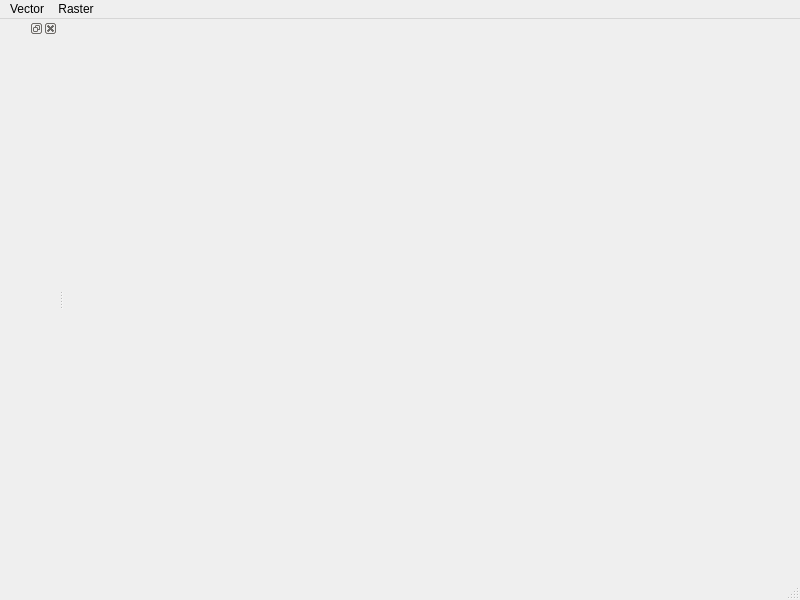
<?xml version="1.0" encoding="UTF-8"?>
<ui version="4.0">
 <class>MainWindow</class>
 <widget class="QMainWindow" name="MainWindow">
  <property name="geometry">
   <rect>
    <x>0</x>
    <y>0</y>
    <width>800</width>
    <height>600</height>
   </rect>
  </property>
  <property name="windowTitle">
   <string>MainWindow</string>
  </property>
  <property name="windowIcon">
   <iconset resource="../resources/res.qrc">
    <normaloff>:/ico/qgis.ico</normaloff>:/ico/qgis.ico</iconset>
  </property>
  <widget class="QWidget" name="centralwidget">
   <layout class="QVBoxLayout" name="verticalLayout">
    <item>
     <widget class="QWidget" name="mapcanvasWidget" native="true"/>
    </item>
   </layout>
  </widget>
  <widget class="QMenuBar" name="menubar">
   <property name="geometry">
    <rect>
     <x>0</x>
     <y>0</y>
     <width>800</width>
     <height>23</height>
    </rect>
   </property>
   <widget class="QMenu" name="menuVector_Layers">
    <property name="title">
     <string>Vector</string>
    </property>
    <widget class="QMenu" name="menuGDAL">
     <property name="title">
      <string>GDAL</string>
     </property>
     <addaction name="actionShapefile"/>
     <addaction name="actiondxf"/>
     <addaction name="actiongeopackage"/>
    </widget>
    <addaction name="actionQgisInterface"/>
    <addaction name="menuGDAL"/>
    <addaction name="actionpostgis"/>
    <addaction name="actioncsv"/>
    <addaction name="actiongpx"/>
    <addaction name="actionSpatiaLite"/>
    <addaction name="actionMySQL"/>
    <addaction name="actionQFS"/>
   </widget>
   <widget class="QMenu" name="menuRaster">
    <property name="title">
     <string>Raster</string>
    </property>
    <addaction name="actionTif"/>
    <addaction name="actionGeopackage"/>
    <addaction name="actionPostGIS"/>
    <addaction name="actionWCS"/>
   </widget>
   <addaction name="menuVector_Layers"/>
   <addaction name="menuRaster"/>
  </widget>
  <widget class="QStatusBar" name="statusbar"/>
  <widget class="QDockWidget" name="dockWidget">
   <attribute name="dockWidgetArea">
    <number>1</number>
   </attribute>
   <widget class="QWidget" name="layerTreeDockWidget"/>
  </widget>
  <action name="actionQgisInterface">
   <property name="text">
    <string>QgisInterface</string>
   </property>
  </action>
  <action name="actionpostgis">
   <property name="text">
    <string>PostGIS</string>
   </property>
  </action>
  <action name="actioncsv">
   <property name="text">
    <string>CSV</string>
   </property>
  </action>
  <action name="actiongpx">
   <property name="text">
    <string>GPX</string>
   </property>
  </action>
  <action name="actionSpatiaLite">
   <property name="text">
    <string>SpatiaLite</string>
   </property>
  </action>
  <action name="actionShapefile">
   <property name="text">
    <string>shapefile</string>
   </property>
  </action>
  <action name="actiondxf">
   <property name="text">
    <string>dxf</string>
   </property>
  </action>
  <action name="actiongeopackage">
   <property name="text">
    <string>geopackage</string>
   </property>
  </action>
  <action name="actionMySQL">
   <property name="text">
    <string>MySQL</string>
   </property>
  </action>
  <action name="actionQFS">
   <property name="text">
    <string>WFS</string>
   </property>
  </action>
  <action name="actionTif">
   <property name="text">
    <string>Tiff</string>
   </property>
  </action>
  <action name="actionGeopackage">
   <property name="text">
    <string>Geopackage</string>
   </property>
  </action>
  <action name="actionPostGIS">
   <property name="text">
    <string>PostGIS</string>
   </property>
  </action>
  <action name="actionWCS">
   <property name="text">
    <string>WCS</string>
   </property>
  </action>
 </widget>
 <resources>
  <include location="../resources/res.qrc"/>
 </resources>
 <connections/>
</ui>
